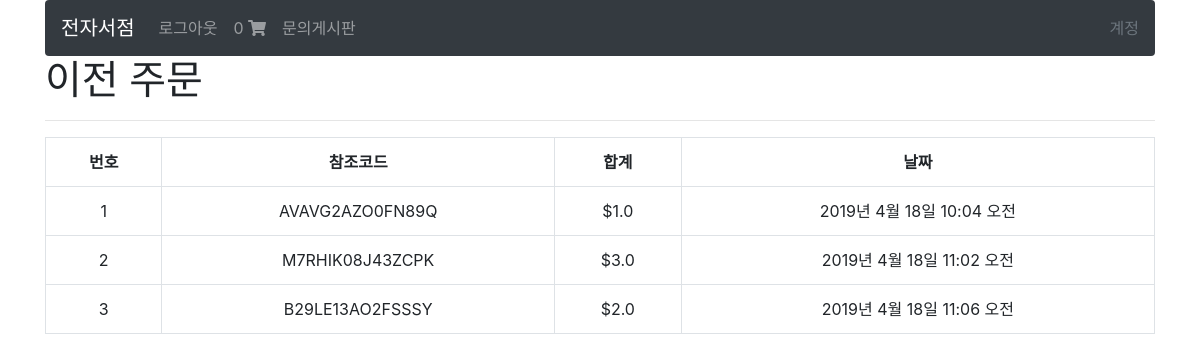
Page /account/profile/ (signed in) on the committed database.
### shopping_cart/models.py (models this page shows, shortened)
class Order(models.Model):
    user = models.ForeignKey(settings.AUTH_USER_MODEL,
                             on_delete=models.CASCADE)
    is_ordered = models.BooleanField(default=False)
    items = models.ManyToManyField(OrderItem)
    ref_code = models.CharField(max_length=50)
    def get_total(self):
        return self.items.all().aggregate(order_total=Sum('book__price'))['order_total']

class Payment(models.Model):
    order = models.ForeignKey(Order, on_delete=models.CASCADE)
    total_amount = models.FloatField()
    date_paid = models.DateTimeField(auto_now_add=True)
    stipe_charge_id = models.CharField(max_length=100)

### core/views.py (the view)
# urls.py: path('account/profile/', profile_view, name='profile'),
def profile_view(request):
    orders = Order.objects.filter(user=request.user, is_ordered=True)
    context = {
        'orders': orders
    }
    return render(request, "profile.html", context)

### shopping_cart/templatetags/cart_template_tags.py (called while the page is built)
@register.filter
def cart_item_count(user):
    if user.is_authenticated:
        qs = Order.objects.filter(user=user, is_ordered=False)
        if qs.exists():
            return qs[0].items.count()
    return 0

### templates/profile.html
{% extends "base.html" %}
{% block content %}
<h1>이전 주문</h1>
<hr />
<table class="table table-hover table-bordered text-center">
    <tr class="text-center">
        <th>번호</th>
        <th>참조코드</th>
        <th>합계</th>
        <th>날짜</th>
    </tr>
    {% for order in orders %}
    <tr>
        <td>{{ forloop.counter }}</td>
        <td>{{ order.ref_code }}</td>
        <td>${{ order.get_total }}</td>
        <td>{{ order.payment_set.first.date_paid }}</td>
    </tr>
    {% empty %}
    <tr>
    <td colspan="4">
        당신은 아무것도 사지 않았습니다.
    </td>
    </tr>
    {% endfor %}
</table>
{% endblock content %}

### templates/navbar.html (shortened to what this page needs)
{% load cart_template_tags %}
<nav class="navbar navbar-expand-lg navbar-dark bg-dark rounded">
<a class="navbar-brand" href="{% url 'books:book-list' %}">전자서점</a>
<div class="collapse navbar-collapse" id="navbarsExample09">
    <ul class="navbar-nav mr-auto">
    {% if request.user.is_authenticated %}
    <li class="nav-item">
        <a class="nav-link" href="{% url 'account_logout' %}">로그아웃</a>
    </li>
    <li class="nav-item">
        <a class="nav-link" href="{% url 'cart:order-summary' %}">
        {{ request.user|cart_item_count }}
        <i class="fas fa-shopping-cart"></i>
        </a>
    </li>
    <li class="nav-item">
        <a class="nav-link" href="{% url 'blog:create' %}">문의게시판</a>
    </li>
    {% endif %}
    </ul>
    <a class="text-muted" href="{% url 'profile' %}">계정</a>
</div>
</nav>

### rows in the picture
Order: ref_code "AVAVG2AZO0FN89Q", get_total "1.0", payment_set.first.date_paid "2019년 4월 18일 10:04 오전"
Order: ref_code "M7RHIK08J43ZCPK", get_total "3.0", payment_set.first.date_paid "2019년 4월 18일 11:02 오전"
Order: ref_code "B29LE13AO2FSSSY", get_total "2.0", payment_set.first.date_paid "2019년 4월 18일 11:06 오전"

### other values in the picture
{{ request.user|cart_item_count }} "0"
